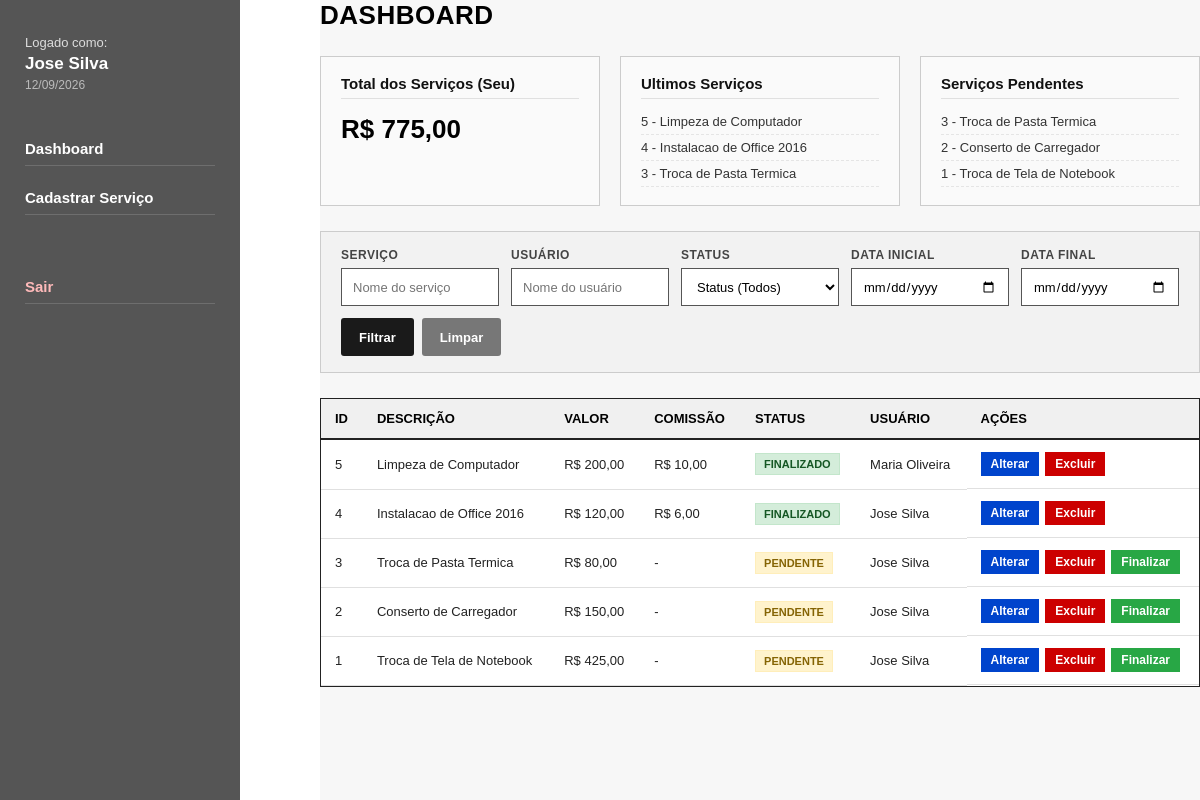
The page /dashboard (signed in) on the database its author committed.
### tables this page shows
CREATE TABLE IF NOT EXISTS `service` (
    `id_service` BIGINT(20) NOT NULL AUTO_INCREMENT,
    `description` VARCHAR(255) NOT NULL,
    `price` DECIMAL(11, 2) NOT NULL,
    `created_at` DATETIME NOT NULL DEFAULT CURRENT_TIMESTAMP,
    `update_at` DATETIME NULL DEFAULT NULL ON UPDATE CURRENT_TIMESTAMP,
    `finished_at` DATETIME NULL DEFAULT NULL,
    `commission_user` DECIMAL(11, 2) NULL DEFAULT NULL,
    `user_id_user` BIGINT(20) NOT NULL,
    PRIMARY KEY (`id_service`),
    INDEX `idx_service_user` (`user_id_user`),
    INDEX `idx_service_finished` (`finished_at`),
    CONSTRAINT `fk_service_user` 
        FOREIGN KEY (`user_id_user`) 
        REFERENCES `user` (`id_user`) 
        ON DELETE CASCADE 
        ON UPDATE CASCADE
);

CREATE TABLE IF NOT EXISTS `user` (
    `id_user` BIGINT(20) NOT NULL AUTO_INCREMENT,
    `name` VARCHAR(150) NOT NULL,
    `email` VARCHAR(255) NOT NULL UNIQUE,
    `password` VARCHAR(255) NOT NULL,
    `created_at` DATETIME NOT NULL DEFAULT CURRENT_TIMESTAMP,
    `update_at` DATETIME NULL DEFAULT NULL ON UPDATE CURRENT_TIMESTAMP,
    `ativo` TINYINT(1) NOT NULL DEFAULT 1,
    PRIMARY KEY (`id_user`),
    INDEX `idx_user_email` (`email`)
);

### app/Core/Autoload.php (called while the page is built, shortened)
<?php
spl_autoload_register(function ($class) {
    $prefix = 'App\\';
    $baseDir = APP_PATH . '/';
    $len = strlen($prefix);
    $relativeClass = substr($class, $len);
    $file = $baseDir . str_replace('\\', '/', $relativeClass) . '.php';
});

### app/Core/Session.php (called while the page is built, shortened)
<?php
class Session
{
    public static function get(string $key, $default = null)
    {
        return $_SESSION[$key] ?? $default;
    }
    public static function has(string $key): bool
    {
        return isset($_SESSION[$key]);
    }
}

### app/Core/Database.php (called while the page is built, shortened)
<?php
class Database
{
    private static ?PDO $instance = null;
    public static function getConnection(): PDO
    {
        if (self::$instance === null) {
            try {
                $dsn = sprintf(
                    'mysql:host=%s;port=%s;dbname=%s;charset=%s',
                    DB_HOST,
                    DB_PORT,
                    DB_NAME,
                    DB_CHARSET
                );
                $options = [
                    PDO::ATTR_ERRMODE            => PDO::ERRMODE_EXCEPTION,
                    PDO::ATTR_DEFAULT_FETCH_MODE => PDO::FETCH_ASSOC,
                    PDO::ATTR_EMULATE_PREPARES   => false,
                ];
                self::$instance = new PDO($dsn, DB_USER, DB_PASS, $options);
            } catch (PDOException $e) {
                die('Erro de conexao com o banco: ' . $e->getMessage());
            }
        }
        return self::$instance;
    }
}

### app/Controllers/DashboardController.php (called while the page is built, shortened)
<?php
class DashboardController extends Controller
{
    private ServiceOrder $serviceModel;
    private User $userModel;
    public function __construct()
    {
        $this->serviceModel = new ServiceOrder();
        $this->userModel = new User();
    }
    public function index(): void
    {
        $user = Session::get('user');
        $userId = (int) $user['id'];
        $filters = [
            'description' => trim($_GET['description'] ?? ''),
            'user_name'   => trim($_GET['user_name'] ?? ''),
            'status'      => trim($_GET['status'] ?? ''),
            'date_start'  => trim($_GET['date_start'] ?? ''),
            'date_end'    => trim($_GET['date_end'] ?? '')
        ];
        $totalUserServices = $this->serviceModel->getTotalByUser($userId);
        $pendingServices   = $this->serviceModel->getPendingByUser($userId, 5);
        $latestServices    = $this->serviceModel->getLatestServices(3);
        $services          = $this->serviceModel->getFilteredServices($filters);
        $activeUsers       = $this->userModel->getAllActive();
        $flashSuccess = Session::getFlash('success');
        $flashError   = Session::getFlash('error');
        $this->view('dashboard.index', [
            'user'              => $user,
            'currentDate'       => date('d/m/Y'),
            'totalUserServices' => $totalUserServices,
            'pendingServices'   => $pendingServices,
            'latestServices'    => $latestServices,
            'services'          => $services,
            'activeUsers'       => $activeUsers,
            'filters'           => $filters,
            'success'           => $flashSuccess,
            'error'             => $flashError
        ]);
    }
}

### public/index.php (called while the page is built, shortened)
<?php
require_once APP_PATH . '/Core/Autoload.php';
$router = new Router();
$router->get('/', [AuthController::class, 'showLogin']);
$router->get('/login', [AuthController::class, 'showLogin']);
$router->post('/login', [AuthController::class, 'login']);
$router->get('/logout', [AuthController::class, 'logout']);
$router->get('/register', [AuthController::class, 'showRegister']);
$router->post('/register', [AuthController::class, 'register']);
$router->get('/dashboard', [DashboardController::class, 'index']);
$router->get('/services/create', [ServiceController::class, 'create']);
$router->post('/services/create', [ServiceController::class, 'store']);
$router->get('/services/edit', [ServiceController::class, 'edit']);
$router->post('/services/edit', [ServiceController::class, 'update']);
$router->post('/services/delete', [ServiceController::class, 'delete']);
$router->post('/services/finish', [ServiceController::class, 'finish']);
$router->dispatch();

### app/Models/ServiceOrder.php (called while the page is built, shortened)
<?php
class ServiceOrder
{
    private PDO $db;
    public function __construct()
    {
        $this->db = Database::getConnection();
    }
    public function getFilteredServices(array $filters = []): array
    {
        $sql = "SELECT s.id_service, s.description, s.price, s.created_at,
                       s.finished_at, s.commission_user, u.name as user_name, u.email as user_email
                FROM service s
                INNER JOIN user u ON u.id_user = s.user_id_user
                WHERE 1=1";
        $params = [];
        $sql .= " ORDER BY s.id_service DESC";
        $stmt = $this->db->prepare($sql);
        $stmt->execute();
        return $stmt->fetchAll();
    }
    public function getTotalByUser(int $userId): float
    {
        $sql = "SELECT SUM(price) as total
                FROM service
                WHERE user_id_user = :userId";
        $stmt = $this->db->prepare($sql);
        $stmt->bindValue(':userId', $userId, PDO::PARAM_INT);
        $stmt->execute();
        $result = $stmt->fetch();
        return (float) ($result['total'] ?? 0.0);
    }
    public function getPendingByUser(int $userId, int $limit = 5): array
    {
        $sql = "SELECT id_service, description, price, created_at
                FROM service
                WHERE user_id_user = :userId AND finished_at IS NULL
                ORDER BY id_service DESC
                LIMIT :limit";
        $stmt = $this->db->prepare($sql);
        $stmt->bindValue(':userId', $userId, PDO::PARAM_INT);
        $stmt->bindValue(':limit', $limit, PDO::PARAM_INT);
        $stmt->execute();
        return $stmt->fetchAll();
    }
    public function getLatestServices(int $limit = 5): array
    {
        $sql = "SELECT id_service, description, price, created_at
                FROM service
                ORDER BY id_service DESC
                LIMIT :limit";
        $stmt = $this->db->prepare($sql);
        $stmt->bindValue(':limit', $limit, PDO::PARAM_INT);
        $stmt->execute();
        return $stmt->fetchAll();
    }
}

### app/Views/dashboard/index.php (the view, shortened to what this page needs)
<?php
require VIEW_PATH . '/layouts/header.php';
?>
<div class="dashboard-container">
    <h1 class="page-title">DASHBOARD</h1>
    <div class="metrics-grid">
        <div class="card metric-card">
            <h3>Total dos Serviços (Seu)</h3>
            <p class="metric-total">R$ <?= number_format($totalUserServices ?? 0, 2, ',', '.') ?></p>
        </div>
        <div class="card">
            <h3>Ultimos Serviços</h3>
            <ul class="mini-list">
                <?php if (!empty($latestServices)): ?>
                    <?php foreach ($latestServices as $ls): ?>
                        <li><?= $ls['id_service'] ?> - <?= htmlspecialchars($ls['description']) ?></li>
                    <?php endforeach; ?>
                <?php else: ?>
                    <li class="empty-text">Nenhum serviço registrado.</li>
                <?php endif; ?>
            </ul>
        </div>
        <div class="card">
            <h3>Serviços Pendentes</h3>
            <ul class="mini-list">
                <?php if (!empty($pendingServices)): ?>
                    <?php foreach ($pendingServices as $ps): ?>
                        <li><?= $ps['id_service'] ?> - <?= htmlspecialchars($ps['description']) ?></li>
                    <?php endforeach; ?>
                <?php else: ?>
                    <li class="empty-text">Nenhum serviço pendente.</li>
                <?php endif; ?>
            </ul>
        </div>
    </div>
    <form action="<?= BASE_URL ?>/dashboard" method="GET" class="filter-bar">
        <div class="filter-group">
            <label class="filter-label" for="filter_description">Serviço</label>
            <input type="text" id="filter_description" name="description" placeholder="Nome do serviço" list="services_list" value="<?= htmlspecialchars($filters['description'] ?? '') ?>" autocomplete="off">
        </div>
        <div class="filter-group">
            <label class="filter-label" for="filter_user_name">Usuário</label>
            <input type="text" id="filter_user_name" name="user_name" placeholder="Nome do usuário" list="users_list" value="<?= htmlspecialchars($filters['user_name'] ?? '') ?>" autocomplete="off">
        </div>
        <div class="filter-group">
            <label class="filter-label" for="filter_status">Status</label>
            <select id="filter_status" name="status">
                <option value="">Status (Todos)</option>
            </select>
        </div>
        <div class="filter-group">
            <label class="filter-label" for="filter_date_start">Data Inicial</label>
            <input type="date" id="filter_date_start" name="date_start" value="<?= htmlspecialchars($filters['date_start'] ?? '') ?>">
        </div>
        <div class="filter-group">
            <label class="filter-label" for="filter_date_end">Data Final</label>
            <input type="date" id="filter_date_end" name="date_end" value="<?= htmlspecialchars($filters['date_end'] ?? '') ?>">
        </div>
        <div class="filter-actions">
            <button type="submit" class="btn btn-dark">Filtrar</button>
            <a href="<?= BASE_URL ?>/dashboard" class="btn btn-secondary">Limpar</a>
        </div>
    </form>
    <div class="table-responsive">
        <table class="services-table">
            <thead>
                <tr>
                    <th>ID</th>
                    <th>DESCRIÇÃO</th>
                    <th>VALOR</th>
                    <th>COMISSÃO</th>
                    <th>STATUS</th>
                    <th>USUÁRIO</th>
                    <th class="text-center">AÇÕES</th>
                </tr>
            </thead>
            <tbody>
                <?php if (!empty($services)): ?>
                    <?php foreach ($services as $srv): ?>
                        <?php
                        $isFinished = !empty($srv['finished_at']);
                        $statusLabel = $isFinished ? 'FINALIZADO' : 'PENDENTE';
                        $statusClass = $isFinished ? 'badge-finished' : 'badge-pending';
                        ?>
                        <tr>
                            <td><?= $srv['id_service'] ?></td>
                            <td><?= htmlspecialchars($srv['description']) ?></td>
                            <td>R$ <?= number_format((float) $srv['price'], 2, ',', '.') ?></td>
                            <td>
                                <?php if ($isFinished && $srv['commission_user'] !== null): ?>
                                    R$ <?= number_format((float) $srv['commission_user'], 2, ',', '.') ?>
                                <?php else: ?>
                                    -
                                <?php endif; ?>
                            </td>
                            <td><span class="badge <?= $statusClass ?>"><?= $statusLabel ?></span></td>
                            <td><?= htmlspecialchars($srv['user_name']) ?></td>
                            <td class="table-actions">
                                <a href="<?= BASE_URL ?>/services/edit?id=<?= $srv['id_service'] ?>" class="btn-action btn-edit" title="Alterar">Alterar</a>
                                <form action="<?= BASE_URL ?>/services/delete" method="POST" class="inline-form" onsubmit="return confirm('Deseja realmente excluir este servico?');">
                                    <button type="submit" class="btn-action btn-delete" title="Excluir">Excluir</button>
                                </form>
                                <?php if (!$isFinished): ?>
                                    <form action="<?= BASE_URL ?>/services/finish" method="POST" class="inline-form" onsubmit="return confirm('Confirmar a finalizacao deste servico e envio de e-mail?');">
                                        <button type="submit" class="btn-action btn-finish" title="Finalizar serviço">Finalizar</button>
                                    </form>
                                <?php endif; ?>
                            </td>
                        </tr>
                    <?php endforeach; ?>
                <?php else: ?>
                    <tr>
                        <td colspan="7" class="text-center empty-table">Nenhum serviço encontrado com os filtros selecionados.</td>
                    </tr>
                <?php endif; ?>
            </tbody>
        </table>
    </div>
</div>
<?php require VIEW_PATH . '/layouts/footer.php'; ?>

### app/Core/Router.php (shortened to what this page needs)
<?php
class Router
{
    private array $routes = [];
    private function addRoute(string $method, string $path, array $handler): void
    {
        $this->routes[] = [
            'method'  => $method,
            'path'    => '/' . trim($path, '/'),
            'handler' => $handler
        ];
    }
    public function dispatch(): void
    {
        $requestMethod = $_SERVER['REQUEST_METHOD'];
        $requestUri = parse_url($_SERVER['REQUEST_URI'], PHP_URL_PATH);
        $uri = '/' . trim($requestUri, '/');
        foreach ($this->routes as $route) {
            if ($route['method'] === $requestMethod && $route['path'] === $uri) {
                [$controllerClass, $action] = $route['handler'];
                if (class_exists($controllerClass)) {
                    $controller = new $controllerClass();
                    if (method_exists($controller, $action)) {
                        $controller->$action();
                        return;
                    }
                }
            }
        }
    }
}

### rows shown on the page
service: id_service "5", description "Limpeza de Computador", price "200,00", commission_user "10,00", finished_at "FINALIZADO", user_id_user.name "Maria Oliveira"
service: id_service "4", description "Instalacao de Office 2016", price "120,00", commission_user "6,00", finished_at "FINALIZADO", user_id_user.name "Jose Silva"
service: id_service "3", description "Troca de Pasta Termica", price "80,00", finished_at "PENDENTE", user_id_user.name "Jose Silva"
service: id_service "2", description "Conserto de Carregador", price "150,00", finished_at "PENDENTE", user_id_user.name "Jose Silva"
service: id_service "1", description "Troca de Tela de Notebook", price "425,00", finished_at "PENDENTE", user_id_user.name "Jose Silva"

### other values the page prints
$totalUserServices "775,00"
